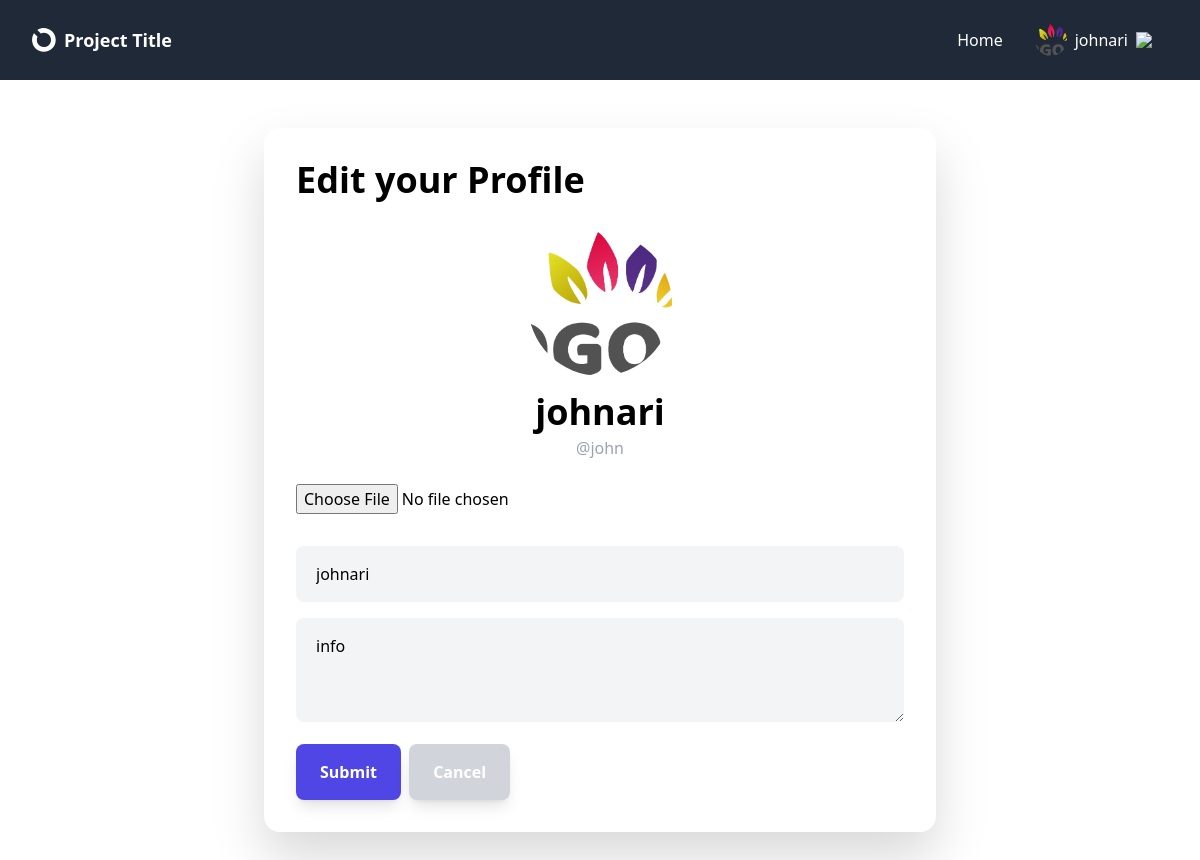
The page /profile/edit/ (signed in) on the database as committed earlier.
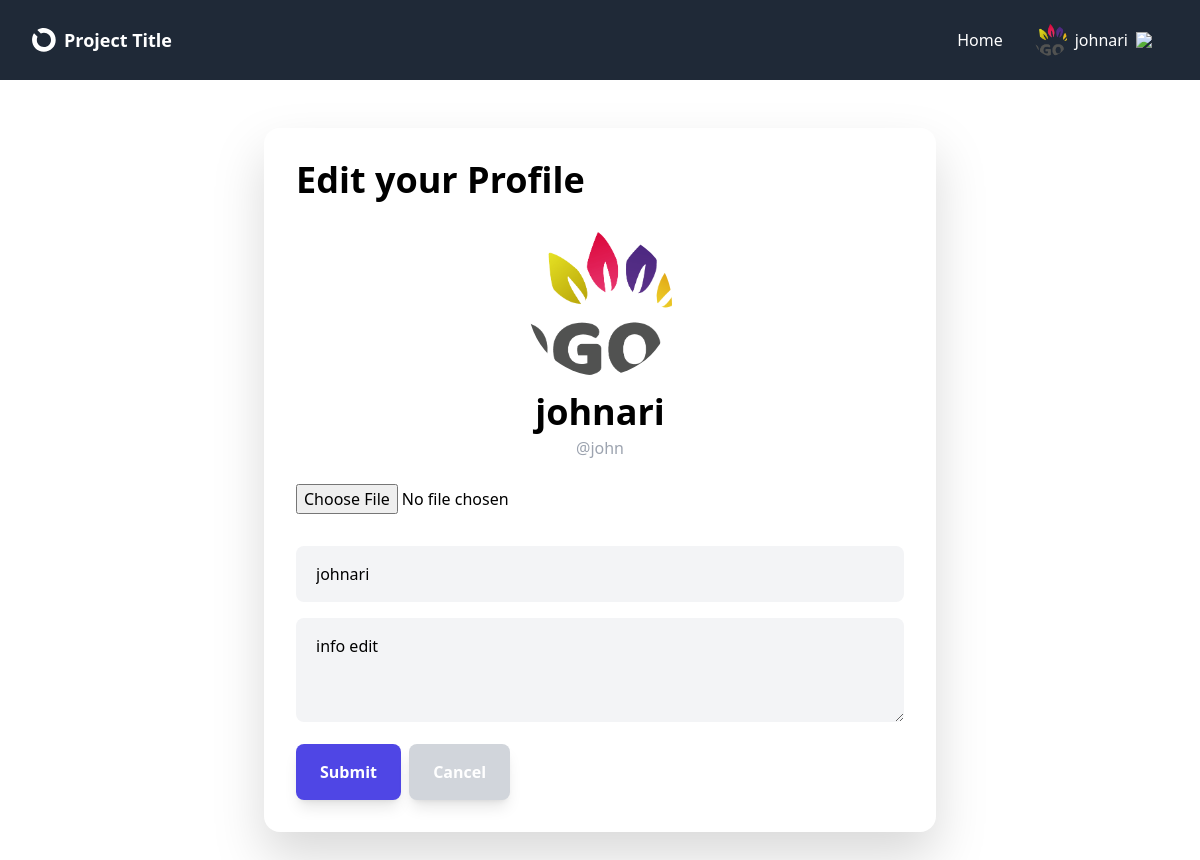
The same page on the database as committed later.
### a_users/models.py (models this page shows, shortened)
class Profile(models.Model):
    user = models.OneToOneField(User, on_delete=models.CASCADE)
    image = models.ImageField(upload_to='avatars/', null=True, blank=True)
    displayname = models.CharField(max_length=20, null=True, blank=True)
    info = models.TextField(null=True, blank=True)
    @property
    def name(self):
        if self.displayname:
            name = self.displayname
        else:
            name = self.user.username
        return name
    @property
    def avatar(self):
        try:
            avatar = self.image.url
        except:
            avatar = static('images/avatar.svg')
        return avatar

### a_users/views.py (the view)
# urls.py: path('edit/', profile_edit_view, name="profile-edit"),
@login_required
def profile_edit_view(request):
    form = ProfileForm(instance=request.user.profile)
    if request.method == 'POST':
        form = ProfileForm(request.POST, request.FILES, instance=request.user.profile)
        if form.is_valid():
            form.save()
            return redirect('profile')
    return render(request, 'a_users/profile_edit.html', {'form': form})

### a_users/forms.py
class ProfileForm(ModelForm):
    class Meta:
        model = Profile
        exclude = ['user']
        widgets = {
            'image': forms.FileInput(),
            'displayname': forms.TextInput(attrs={'placeholder': 'Add display name'}),
            'info': forms.Textarea(attrs={'rows': 3, 'placeholder': 'Add information'})
        }

### a_users/templates/a_users/profile_edit.html (shortened to what this page needs)
{% extends 'layouts/box.html' %}
{% block content %}
<h1 class="mb-4">Edit your Profile</h1>
<div class="text-center flex flex-col items-center">
    <img id="avatar" class="w-36 h-36 rounded-full object-cover my-4" src="{{ user.profile.avatar }}" />
    <div class="text-center max-w-md">
        <h1 id="displayname">{{ user.profile.displayname|default:"" }}</h1>
        <div class="text-gray-400 mb-2 -mt-3">@{{ user.username }}</div>
    </div>
</div>
<form method="POST" enctype="multipart/form-data">
    {{ form.as_p }}
    <button type="submit" >Submit</button>
    <a class="button button-gray ml-1" href="{{ request.META.HTTP_REFERER }}">Cancel</a>
</form>
{% endblock %}

Rows that differ between the two databases and show on the page:
changed Profile "johnari": info "info" → "info edit"
